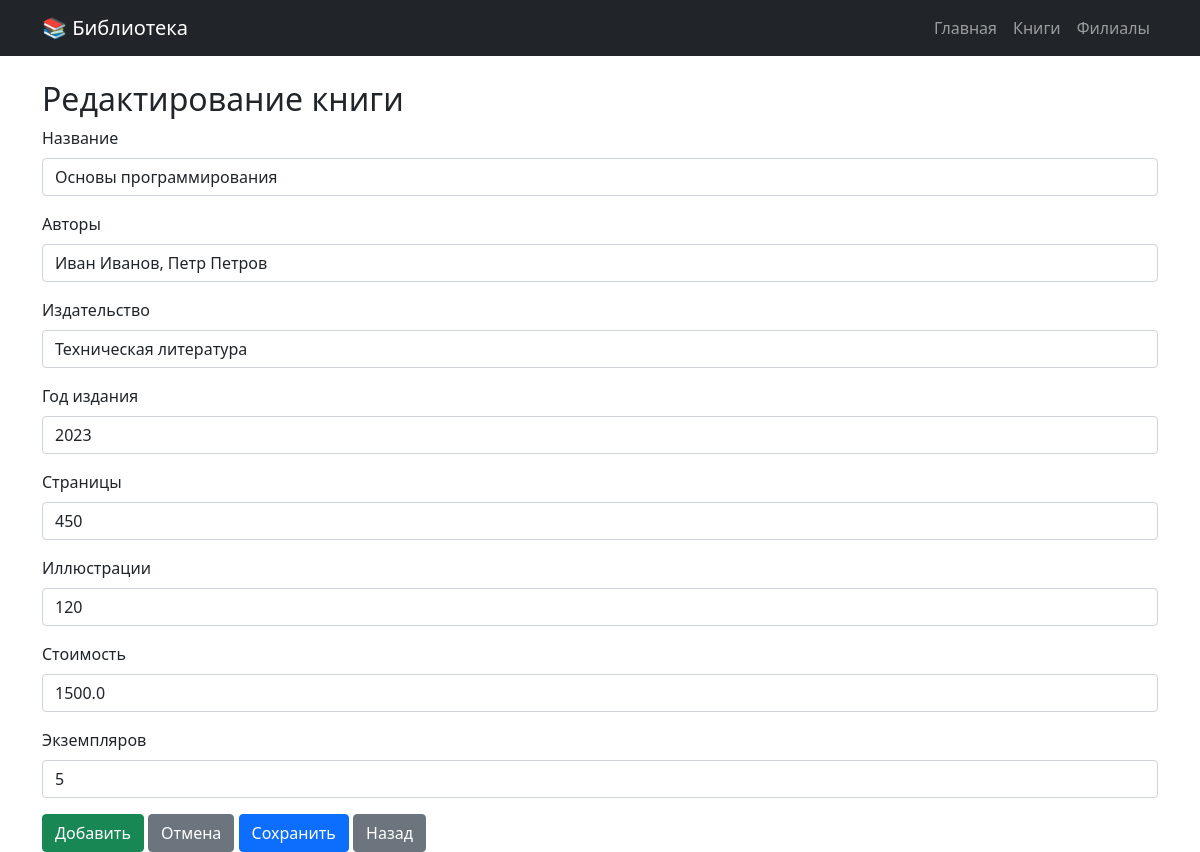
Page /books/edit/1 on the committed database.
### app/models.py (models this page shows, shortened)
class Book(db.Model):
    id = db.Column(db.Integer, primary_key=True)
    title = db.Column(db.String(200), nullable=False, index=True)
    authors = db.Column(db.Text, nullable=False)
    publisher = db.Column(db.String(200), nullable=False)
    year = db.Column(db.Integer, nullable=False)
    pages = db.Column(db.Integer, nullable=False)
    illustrations = db.Column(db.Integer, default=0)
    cost = db.Column(db.Float, nullable=False)
    copies_available = db.Column(db.Integer, default=1)
    times_issued = db.Column(db.Integer, default=0)
    branch_id = db.Column(db.Integer, db.ForeignKey('branch.id'), nullable=False)
    branch = db.relationship('Branch', back_populates='books')
    faculties = db.relationship('Faculty', secondary=book_faculties, back_populates='books')
    created_at = db.Column(db.DateTime, default=datetime.utcnow)
    updated_at = db.Column(db.DateTime, default=datetime.utcnow, onupdate=datetime.utcnow)

### app/books/views.py (the view)
@bp.route('/edit/<int:id>', methods=['GET', 'POST'])
def edit(id):
    book = Book.query.get_or_404(id)
    form = BookForm(obj=book)
    if form.validate_on_submit():
        form.populate_obj(book)
        db.session.commit()
        flash('Книга успешно обновлена!', 'success')
        return redirect(url_for('books.list'))
    return render_template('books/edit.html', form=form, title='Редактировать книгу')

### app/books/forms.py
class BookForm(FlaskForm):
    title = StringField('Название', validators=[DataRequired(), Length(max=200)])
    authors = StringField('Авторы', validators=[DataRequired(), Length(max=200)])
    publisher = StringField('Издательство', validators=[DataRequired(), Length(max=200)])
    year = IntegerField('Год издания', validators=[DataRequired(), NumberRange(min=1000, max=2100)])
    pages = IntegerField('Страницы', validators=[DataRequired(), NumberRange(min=1)])
    illustrations = IntegerField('Иллюстрации', default=0)
    cost = FloatField('Стоимость', validators=[DataRequired(), NumberRange(min=0)])
    copies_available = IntegerField('Экземпляров', validators=[DataRequired(), NumberRange(min=0)])
    submit = SubmitField('Сохранить')

### app/templates/books/edit.html (shortened to what this page needs)
{% extends "base.html" %}
{% block content %}
<h2>Редактирование книги</h2>
<form method="post">
    <div class="mb-3">
        {{ form.title.label(class="form-label") }}
        {{ form.title(class="form-control") }}
    </div>
    <div class="mb-3">
        {{ form.authors.label(class="form-label") }}
        {{ form.authors(class="form-control") }}
    </div>
    <div class="mb-3">
        {{ form.publisher.label(class="form-label") }}
        {{ form.publisher(class="form-control") }}
    </div>
    <div class="mb-3">
        {{ form.year.label(class="form-label") }}
        {{ form.year(class="form-control") }}
    </div>
    <div class="mb-3">
        {{ form.pages.label(class="form-label") }}
        {{ form.pages(class="form-control") }}
    </div>
    <div class="mb-3">
        {{ form.illustrations.label(class="form-label") }}
        {{ form.illustrations(class="form-control") }}
    </div>
    <div class="mb-3">
        {{ form.cost.label(class="form-label") }}
        {{ form.cost(class="form-control") }}
    </div>
    <div class="mb-3">
        {{ form.copies_available.label(class="form-label") }}
        {{ form.copies_available(class="form-control") }}
    </div>
    <button type="submit" class="btn btn-success">Добавить</button>
    <a href="{{ url_for('books.list') }}" class="btn btn-secondary">Отмена</a>
    <button type="submit" class="btn btn-primary">Сохранить</button>
    <a href="{{ url_for('books.list') }}" class="btn btn-secondary">Назад</a>
</form>
{% endblock %}

### rows in the picture
Book: title "Основы программирования", authors "Иван Иванов, Петр Петров", publisher "Техническая литература", year "2023", pages "450", illustrations "120", cost "1500.0", copies_available "5"
